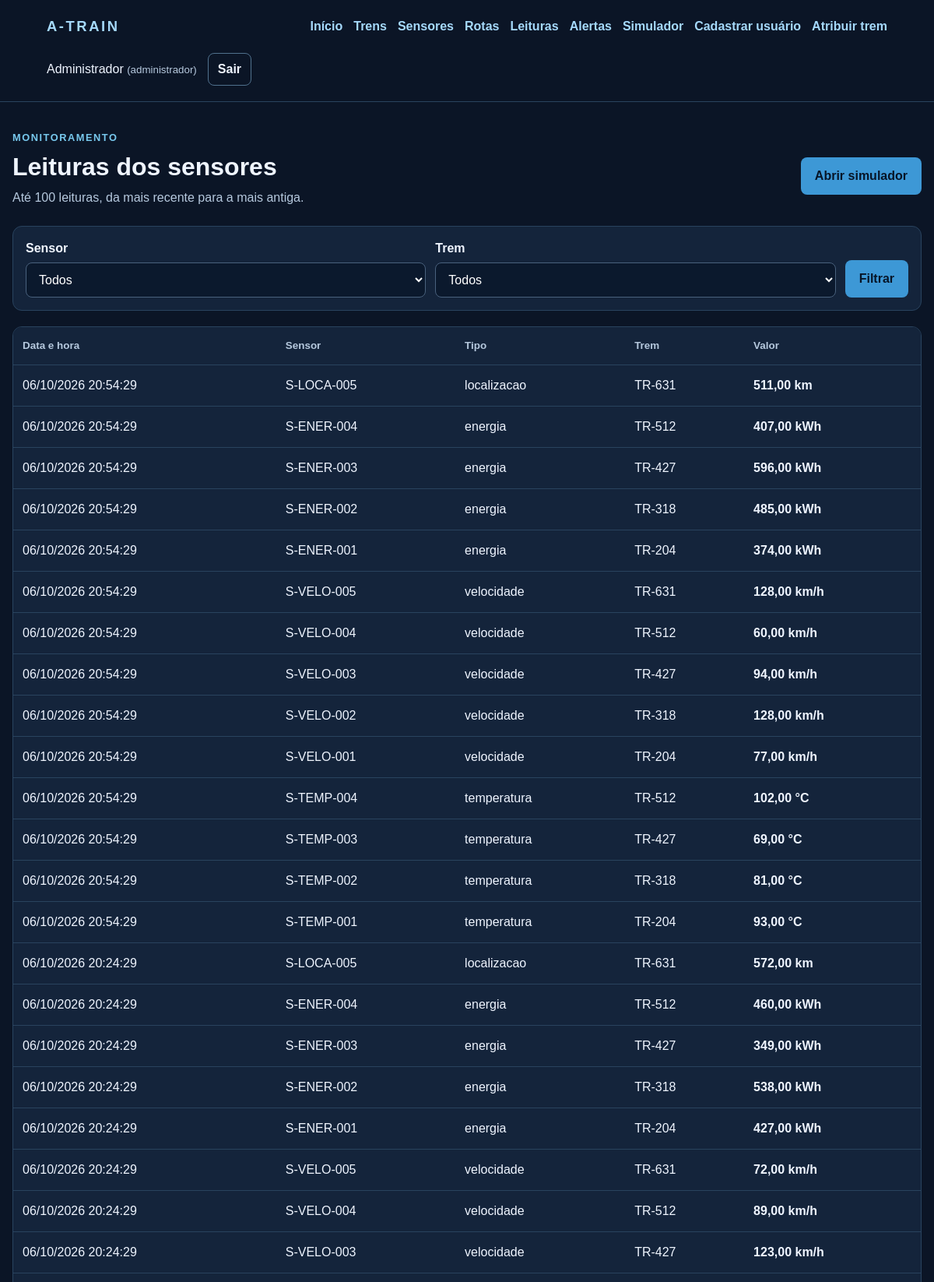
The app's page /leituras.php (signed in, upper part) with its own data.
### tables this page shows
CREATE TABLE leituras (
    id_leitura INT UNSIGNED NOT NULL AUTO_INCREMENT PRIMARY KEY,
    id_sensor INT UNSIGNED NOT NULL,
    data_hora DATETIME NOT NULL,
    valor DECIMAL(10,2) NOT NULL,
    unidade VARCHAR(10) NOT NULL,
    INDEX idx_leituras_sensor_data (id_sensor, data_hora, id_leitura),
    INDEX idx_leituras_data (data_hora),
    CONSTRAINT fk_leituras_sensores FOREIGN KEY (id_sensor) REFERENCES sensores (id_sensor) ON DELETE CASCADE
);

CREATE TABLE sensores (
    id_sensor INT UNSIGNED NOT NULL AUTO_INCREMENT PRIMARY KEY,
    id_trem INT UNSIGNED NOT NULL,
    codigo VARCHAR(20) NOT NULL UNIQUE,
    tipo ENUM('temperatura', 'velocidade', 'energia', 'localizacao') NOT NULL,
    localizacao VARCHAR(80) NOT NULL,
    segmento VARCHAR(80) NOT NULL,
    INDEX idx_sensores_tipo (tipo),
    INDEX idx_sensores_trem_tipo (id_trem, tipo),
    CONSTRAINT chk_sensores_codigo CHECK (codigo REGEXP '^S-(TEMP|VELO|ENER|LOCA)-[0-9]{3}$'),
    CONSTRAINT fk_sensores_trens FOREIGN KEY (id_trem) REFERENCES trens (id_trem) ON DELETE RESTRICT
);

CREATE TABLE trens (
    id_trem INT UNSIGNED NOT NULL AUTO_INCREMENT PRIMARY KEY,
    prefixo VARCHAR(6) NOT NULL UNIQUE,
    modelo VARCHAR(120) NOT NULL,
    ano SMALLINT UNSIGNED NOT NULL,
    status ENUM('normal', 'atencao', 'critico') NOT NULL DEFAULT 'normal',
    capacidade_toneladas DECIMAL(8,2) NOT NULL,
    ultima_inspecao DATE NULL,
    CONSTRAINT chk_trens_ano CHECK (ano BETWEEN 1900 AND 2100),
    CONSTRAINT chk_trens_capacidade CHECK (capacidade_toneladas > 0)
);

### includes/permissao.php (called while the page is built, shortened)
<?php
function temPapel(array $papeisPermitidos): bool
{
    return in_array($_SESSION['papel'], $papeisPermitidos, true);
}

### includes/seguranca.php (called while the page is built, shortened)
<?php
function escapar(?string $valor): string
{
    return htmlspecialchars($valor ?? '', ENT_QUOTES | ENT_SUBSTITUTE, 'UTF-8');
}

### leituras.php (the view, shortened to what this page needs)
<?php
require __DIR__ . '/includes/permissao.php';
require __DIR__ . '/includes/seguranca.php';
require __DIR__ . '/config/conexao.php';
$podeGerir = temPapel(['administrador', 'gestor']);
$sql = 'SELECT l.id_leitura, l.data_hora, l.valor, l.unidade, s.codigo, s.tipo, t.prefixo FROM leituras l INNER JOIN sensores s ON s.id_sensor=l.id_sensor INNER JOIN trens t ON t.id_trem=s.id_trem';
$sql .= ' ORDER BY l.data_hora DESC, l.id_leitura DESC LIMIT 100';
$consulta = $conexao->prepare($sql);
$consulta->execute(); $leituras = $consulta->get_result()->fetch_all(MYSQLI_ASSOC); $consulta->close();
?>
<!doctype html><html lang="pt-BR"><head><meta charset="utf-8"><meta name="viewport" content="width=device-width, initial-scale=1"><title>Leituras | A-TRAIN</title><link rel="stylesheet" href="assets/css/estilo.css"></head><body>
<?php require __DIR__ . '/includes/cabecalho.php'; ?>
<main class="pagina"><div class="titulo-pagina"><div><p class="sobretitulo">Monitoramento</p><h1>Leituras dos sensores</h1><p class="descricao">Até 100 leituras, da mais recente para a mais antiga.</p></div><?php if ($podeGerir): ?><a class="botao-link" href="simulador.php">Abrir simulador</a><?php endif; ?></div>
<form class="filtros" method="get"><div><label for="id_sensor">Sensor</label><select id="id_sensor" name="id_sensor"><option value="">Todos</option></select></div><div><label for="id_trem">Trem</label><select id="id_trem" name="id_trem"><option value="">Todos</option></select></div><button type="submit">Filtrar</button></form>
<?php if (!$leituras): ?><p class="cartao vazio">Nenhuma leitura encontrada para esta consulta.</p><?php else: ?><div class="lista"><table><thead><tr><th>Data e hora</th><th>Sensor</th><th>Tipo</th><th>Trem</th><th>Valor</th></tr></thead><tbody><?php foreach ($leituras as $leitura): ?><tr><td data-label="Data e hora"><?= escapar(date('d/m/Y H:i:s', strtotime($leitura['data_hora']))) ?></td><td data-label="Sensor"><?= escapar($leitura['codigo']) ?></td><td data-label="Tipo"><?= escapar($leitura['tipo']) ?></td><td data-label="Trem"><?= escapar($leitura['prefixo']) ?></td><td data-label="Valor"><strong><?= escapar(number_format((float) $leitura['valor'], 2, ',', '.')) ?> <?= escapar($leitura['unidade']) ?></strong></td></tr><?php endforeach; ?></tbody></table></div><?php endif; ?></main></body></html>

### assets/css/estilo.css (style rules this page uses)
* { box-sizing: border-box; }
body { margin: 0; min-height: 100vh; background: #0b1526; color: #eff5ff; font: 16px/1.5 Arial, sans-serif; }
h1 { margin: 20px 0 4px; font-size: clamp(1.6rem, 4vw, 2rem); }
.descricao { color: #b6c9de; margin: 0 0 28px; }
form { display: grid; gap: 9px; }
label { margin-top: 12px; font-weight: 600; }
input, select { width: 100%; background: #0b192d; color: #fff; border: 1px solid #49617d; border-radius: 8px; padding: 12px; font: inherit; }
button, .botao-link { display: inline-block; margin-top: 20px; background: #3d98d6; color: #071527; border: 0; border-radius: 8px; padding: 12px 18px; font: inherit; font-weight: 700; text-align: center; text-decoration: none; cursor: pointer; }
.pagina { width: min(100% - 32px, 1200px); margin: 36px auto 72px; }
.titulo-pagina { display: flex; justify-content: space-between; align-items: center; flex-wrap: wrap; gap: 18px; margin-bottom: 24px; }
.titulo-pagina h1 { margin: 4px 0; }
.sobretitulo { margin: 0; color: #78c9ee; font-size: .8rem; text-transform: uppercase; letter-spacing: .12em; font-weight: 700; }
.titulo-pagina .descricao { margin: 4px 0 0; }
.filtros { display: flex; flex-wrap: wrap; align-items: end; gap: 12px; margin-bottom: 20px; padding: 16px; border: 1px solid #29435e; border-radius: 12px; background: #14243b; }
.filtros > div { flex: 1 1 190px; }
.filtros label { display: block; margin: 0 0 6px; }
.filtros button { margin: 0; }
.lista { overflow-x: auto; border: 1px solid #29435e; border-radius: 12px; }
table { width: 100%; border-collapse: collapse; background: #14243b; }
th, td { padding: 14px 12px; text-align: left; border-bottom: 1px solid #29435e; vertical-align: middle; }
th { color: #b6c9de; font-size: .84rem; white-space: nowrap; }

### records on screen
leituras: data_hora "06/10/2026 20:54:29", id_sensor.codigo "S-LOCA-005", id_sensor.tipo "localizacao", trens.prefixo "TR-631", valor "511,00", unidade "km"
leituras: data_hora "06/10/2026 20:54:29", id_sensor.codigo "S-ENER-004", id_sensor.tipo "energia", trens.prefixo "TR-512", valor "407,00", unidade "kWh"
leituras: data_hora "06/10/2026 20:54:29", id_sensor.codigo "S-ENER-003", id_sensor.tipo "energia", trens.prefixo "TR-427", valor "596,00", unidade "kWh"
leituras: data_hora "06/10/2026 20:54:29", id_sensor.codigo "S-ENER-002", id_sensor.tipo "energia", trens.prefixo "TR-318", valor "485,00", unidade "kWh"
leituras: data_hora "06/10/2026 20:54:29", id_sensor.codigo "S-ENER-001", id_sensor.tipo "energia", trens.prefixo "TR-204", valor "374,00", unidade "kWh"
leituras: data_hora "06/10/2026 20:54:29", id_sensor.codigo "S-VELO-005", id_sensor.tipo "velocidade", trens.prefixo "TR-631", valor "128,00", unidade "km/h"
leituras: data_hora "06/10/2026 20:54:29", id_sensor.codigo "S-VELO-004", id_sensor.tipo "velocidade", trens.prefixo "TR-512", valor "60,00", unidade "km/h"
leituras: data_hora "06/10/2026 20:54:29", id_sensor.codigo "S-VELO-003", id_sensor.tipo "velocidade", trens.prefixo "TR-427", valor "94,00", unidade "km/h"
leituras: data_hora "06/10/2026 20:54:29", id_sensor.codigo "S-VELO-002", id_sensor.tipo "velocidade", trens.prefixo "TR-318", valor "128,00", unidade "km/h"
leituras: data_hora "06/10/2026 20:54:29", id_sensor.codigo "S-VELO-001", id_sensor.tipo "velocidade", trens.prefixo "TR-204", valor "77,00", unidade "km/h"
leituras: data_hora "06/10/2026 20:54:29", id_sensor.codigo "S-TEMP-004", id_sensor.tipo "temperatura", trens.prefixo "TR-512", valor "102,00", unidade "°C"
leituras: data_hora "06/10/2026 20:54:29", id_sensor.codigo "S-TEMP-003", id_sensor.tipo "temperatura", trens.prefixo "TR-427", valor "69,00", unidade "°C"
leituras: data_hora "06/10/2026 20:54:29", id_sensor.codigo "S-TEMP-002", id_sensor.tipo "temperatura", trens.prefixo "TR-318", valor "81,00", unidade "°C"
leituras: data_hora "06/10/2026 20:54:29", id_sensor.codigo "S-TEMP-001", id_sensor.tipo "temperatura", trens.prefixo "TR-204", valor "93,00", unidade "°C"
leituras: data_hora "06/10/2026 20:24:29", id_sensor.codigo "S-LOCA-005", id_sensor.tipo "localizacao", trens.prefixo "TR-631", valor "572,00", unidade "km"
leituras: data_hora "06/10/2026 20:24:29", id_sensor.codigo "S-ENER-004", id_sensor.tipo "energia", trens.prefixo "TR-512", valor "460,00", unidade "kWh"
leituras: data_hora "06/10/2026 20:24:29", id_sensor.codigo "S-ENER-003", id_sensor.tipo "energia", trens.prefixo "TR-427", valor "349,00", unidade "kWh"
leituras: data_hora "06/10/2026 20:24:29", id_sensor.codigo "S-ENER-002", id_sensor.tipo "energia", trens.prefixo "TR-318", valor "538,00", unidade "kWh"
leituras: data_hora "06/10/2026 20:24:29", id_sensor.codigo "S-ENER-001", id_sensor.tipo "energia", trens.prefixo "TR-204", valor "427,00", unidade "kWh"
leituras: data_hora "06/10/2026 20:24:29", id_sensor.codigo "S-VELO-005", id_sensor.tipo "velocidade", trens.prefixo "TR-631", valor "72,00", unidade "km/h"
leituras: data_hora "06/10/2026 20:24:29", id_sensor.codigo "S-VELO-004", id_sensor.tipo "velocidade", trens.prefixo "TR-512", valor "89,00", unidade "km/h"
leituras: data_hora "06/10/2026 20:24:29", id_sensor.codigo "S-VELO-003", id_sensor.tipo "velocidade", trens.prefixo "TR-427", valor "123,00", unidade "km/h"

### other values on screen
escapar($_SESSION['nome'] ?? $_SESSION['login']) "Administrador"
escapar($_SESSION['papel']) "administrador"
